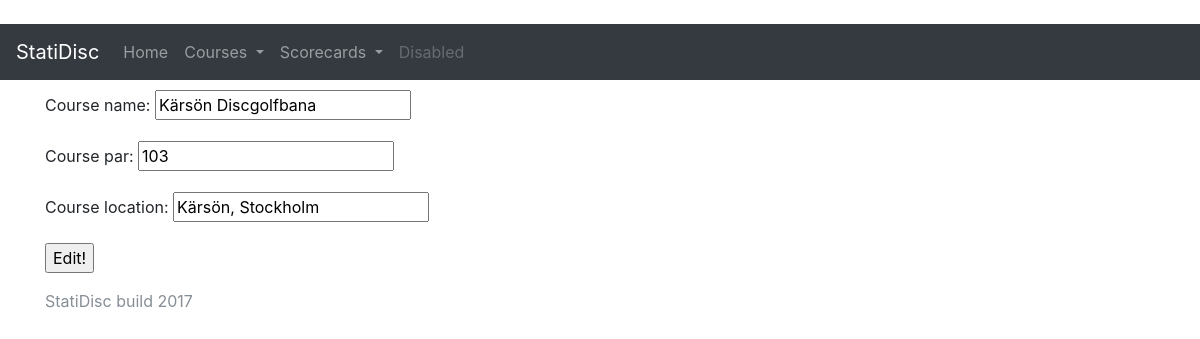
/courses/courseedit/11/, run on the app's committed database.
### courses/models.py (models this page shows, shortened)
class Course(models.Model):
    course_name = models.CharField(max_length=200) # Name of course
    course_par = models.PositiveIntegerField(null=True) # Course total par
    course_location = models.CharField(max_length=200) # Location, like town or such for the course

### courses/views.py (the view)
# urls.py: url(r'^courseedit/(?P<pk>\d+)/$', views.courseedit.as_view(), name='courseedit'),
class courseedit(generic.UpdateView):
    model = Course
    fields = ['course_name', 'course_par', 'course_location']
    template_name = 'courses/courseedit.html'

### back_up/courses_original/templates/courses/courseedit.html (shortened to what this page needs)
﻿<!DOCTYPE html>
    {% extends 'courses/base.html' %}
    {% block content %}
    <form action="" method="post">
        {{ form.as_p }}
        <input type="submit" value="Edit!" />
    </form>
    {% endblock %}

### data on the page
Course: course_name "Kärsön Discgolfbana", course_par "103", course_location "Kärsön, Stockholm"
